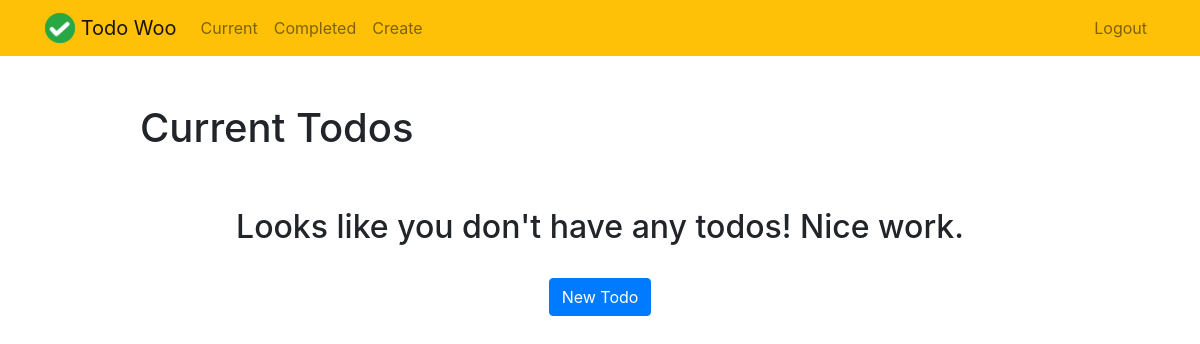
Before: /current/ (signed in) with the older database file.
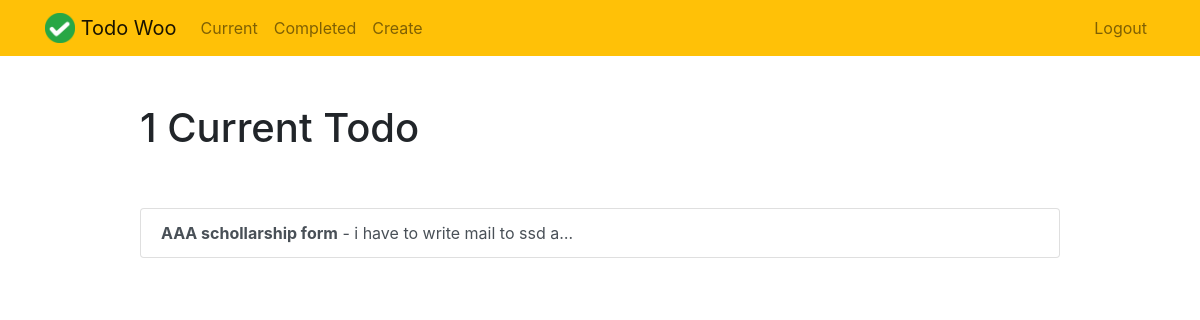
After: the same page with the newer database file.
### todo/models.py (models this page shows, shortened)
class Todo(models.Model):
    title = models.CharField(max_length=100)
    memo = models.TextField(blank=True)
    created = models.DateTimeField(auto_now_add=True)
    datecompleted = models.DateTimeField(null=True, blank=True)
    important = models.BooleanField(default=False)
    user = models.ForeignKey(User, on_delete=models.CASCADE)

### todo/views.py (the view)
# urls.py: path('current/', views.currenttodos, name='currenttodos'),
@login_required
def currenttodos(request):
    todos = Todo.objects.filter(user=request.user, datecompleted__isnull=True)
    return render(request, 'todo/currenttodos.html', {'todos':todos})

### todo/templates/todo/currenttodos.html
{% extends "todo/base.html" %}
{% block content %}
    <div class="row justify-content-center mt-5">
        <div class="col-md-10">
            {% if todos %}
                 <h1>{{ todos.count }} Current Todo{{ todos.count|pluralize }}</h1>
            {% else %}
                           <h1>Current Todos</h1>
            {% endif %}
        </div>
    </div>
    <div class="row justify-content-center mt-5">
        <div class="col-md-10">
        {% if todos %}
            <div class="list-group">
                {% for todo in todos %}
                    <a href="{% url 'viewtodo' todo.id %}" class="list-group-item list-group-item-action{% if todo.important %} list-group-item-danger{% endif %}"><b>{{ todo.title }}</b>{% if todo.memo %} - {{ todo.memo|truncatechars:30 }}{% endif %}</a>
                {% endfor %}
            </div>
        {% else %}
            <div class="text-center">
                <h2>Looks like you don't have any todos! Nice work.</h2>
            <br>
            <a role="button" class="btn btn-primary" href="{% url 'createtodo' %}">New Todo</a>
            </div>
        {% endif %}
        </div>
    </div>
{% endblock %}

Changed rows visible on the page:
added Todo: title "AAA schollarship form", memo "i have to write mail to ssd a…"
Other visible differences:
{{ todos.count }}: (not shown) → "1"
text no longer shown: "Current Todos Looks like you don't have any todos! Nice work. New Todo"
text now shown: "Current Todo"
